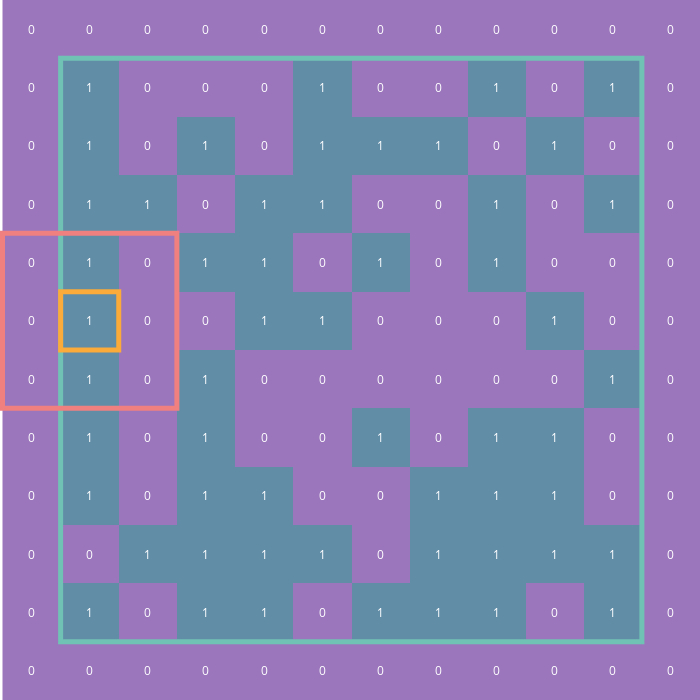

Notebook cell for this chart:
### Code cell
# Fixed boundaries edge neighborhood
original_dims = dict(x0=0.5, x1=10.5, y0=0.5, y1=10.5, line_color="#70c2b4")
neighborhood = dict(x0=-0.5, x1=2.5, y0=7.5, y1=4.5, line_color=NEIGHBORHOOD_COLOR)
cell = dict(x0=0.5, x1=1.5, y0=6.5, y1=5.5, line_color=CELL_COLOR)

make_neighborhood_plot(np.pad(x, 1), original_dims, neighborhood, cell)

### Figure 1 — Plotly figure (JSON) as saved in the notebook; plotly's stock layout.template omitted (floating-point values rounded to 4 significant figures; data arrays with more than 128 entries replaced by an {"elided": "..."} marker saying what was removed)
{"data": [{"coloraxis": "coloraxis", "colorscale": [[0, "#0d0887"], [0.1111, "#46039f"], [0.2222, "#7201a8"], [0.3333, "#9c179e"], [0.4444, "#bd3786"], [0.5556, "#d8576b"], [0.6667, "#ed7953"], [0.7778, "#fb9f3a"], [0.8889, "#fdca26"], [1, "#f0f921"]], "reversescale": false, "showscale": false, "type": "heatmap", "z": {"elided": "12x12 int values"}}], "layout": {"annotations": [{"font": {"color": "white"}, "showarrow": false, "text": "0", "x": 0, "xref": "x", "y": 0, "yref": "y"}, {"font": {"color": "white"}, "showarrow": false, "text": "0", "x": 1, "xref": "x", "y": 0, "yref": "y"}, {"font": {"color": "white"}, "showarrow": false, "text": "0", "x": 2, "xref": "x", "y": 0, "yref": "y"}, {"font": {"color": "white"}, "showarrow": false, "text": "0", "x": 3, "xref": "x", "y": 0, "yref": "y"}, {"font": {"color": "white"}, "showarrow": false, "text": "0", "x": 4, "xref": "x", "y": 0, "yref": "y"}, {"font": {"color": "white"}, "showarrow": false, "text": "0", "x": 5, "xref": "x", "y": 0, "yref": "y"}, {"font": {"color": "white"}, "showarrow": false, "text": "0", "x": 6, "xref": "x", "y": 0, "yref": "y"}, {"font": {"color": "white"}, "showarrow": false, "text": "0", "x": 7, "xref": "x", "y": 0, "yref": "y"}, {"font": {"color": "white"}, "showarrow": false, "text": "0", "x": 8, "xref": "x", "y": 0, "yref": "y"}, {"font": {"color": "white"}, "showarrow": false, "text": "0", "x": 9, "xref": "x", "y": 0, "yref": "y"}, {"font": {"color": "white"}, "showarrow": false, "text": "0", "x": 10, "xref": "x", "y": 0, "yref": "y"}, {"font": {"color": "white"}, "showarrow": false, "text": "0", "x": 11, "xref": "x", "y": 0, "yref": "y"}, {"font": {"color": "white"}, "showarrow": false, "text": "0", "x": 0, "xref": "x", "y": 1, "yref": "y"}, {"font": {"color": "white"}, "showarrow": false, "text": "1", "x": 1, "xref": "x", "y": 1, "yref": "y"}, {"font": {"color": "white"}, "showarrow": false, "text": "0", "x": 2, "xref": "x", "y": 1, "yref": "y"}, {"font": {"color": "white"}, "showarrow": false, "text": "1", "x": 3, "xref": "x", "y": 1, "yref": "y"}, {"font": {"color": "white"}, "showarrow": false, "text": "1", "x": 4, "xref": "x", "y": 1, "yref": "y"}, {"font": {"color": "white"}, "showarrow": false, "text": "0", "x": 5, "xref": "x", "y": 1, "yref": "y"}, {"font": {"color": "white"}, "showarrow": false, "text": "1", "x": 6, "xref": "x", "y": 1, "yref": "y"}, {"font": {"color": "white"}, "showarrow": false, "text": "1", "x": 7, "xref": "x", "y": 1, "yref": "y"}, {"font": {"color": "white"}, "showarrow": false, "text": "1", "x": 8, "xref": "x", "y": 1, "yref": "y"}, {"font": {"color": "white"}, "showarrow": false, "text": "0", "x": 9, "xref": "x", "y": 1, "yref": "y"}, {"font": {"color": "white"}, "showarrow": false, "text": "1", "x": 10, "xref": "x", "y": 1, "yref": "y"}, {"font": {"color": "white"}, "showarrow": false, "text": "0", "x": 11, "xref": "x", "y": 1, "yref": "y"}, {"font": {"color": "white"}, "showarrow": false, "text": "0", "x": 0, "xref": "x", "y": 2, "yref": "y"}, {"font": {"color": "white"}, "showarrow": false, "text": "0", "x": 1, "xref": "x", "y": 2, "yref": "y"}, {"font": {"color": "white"}, "showarrow": false, "text": "1", "x": 2, "xref": "x", "y": 2, "yref": "y"}, {"font": {"color": "white"}, "showarrow": false, "text": "1", "x": 3, "xref": "x", "y": 2, "yref": "y"}, {"font": {"color": "white"}, "showarrow": false, "text": "1", "x": 4, "xref": "x", "y": 2, "yref": "y"}, {"font": {"color": "white"}, "showarrow": false, "text": "1", "x": 5, "xref": "x", "y": 2, "yref": "y"}, {"font": {"color": "white"}, "showarrow": false, "text": "0", "x": 6, "xref": "x", "y": 2, "yref": "y"}, {"font": {"color": "white"}, "showarrow": false, "text": "1", "x": 7, "xref": "x", "y": 2, "yref": "y"}, {"font": {"color": "white"}, "showarrow": false, "text": "1", "x": 8, "xref": "x", "y": 2, "yref": "y"}, {"font": {"color": "white"}, "showarrow": false, "text": "1", "x": 9, "xref": "x", "y": 2, "yref": "y"}, {"font": {"color": "white"}, "showarrow": false, "text": "1", "x": 10, "xref": "x", "y": 2, "yref": "y"}, {"font": {"color": "white"}, "showarrow": false, "text": "0", "x": 11, "xref": "x", "y": 2, "yref": "y"}, {"font": {"color": "white"}, "showarrow": false, "text": "0", "x": 0, "xref": "x", "y": 3, "yref": "y"}, {"font": {"color": "white"}, "showarrow": false, "text": "1", "x": 1, "xref": "x", "y": 3, "yref": "y"}, {"font": {"color": "white"}, "showarrow": false, "text": "0", "x": 2, "xref": "x", "y": 3, "yref": "y"}, {"font": {"color": "white"}, "showarrow": false, "text": "1", "x": 3, "xref": "x", "y": 3, "yref": "y"}, {"font": {"color": "white"}, "showarrow": false, "text": "1", "x": 4, "xref": "x", "y": 3, "yref": "y"}, {"font": {"color": "white"}, "showarrow": false, "text": "0", "x": 5, "xref": "x", "y": 3, "yref": "y"}, {"font": {"color": "white"}, "showarrow": false, "text": "0", "x": 6, "xref": "x", "y": 3, "yref": "y"}, {"font": {"color": "white"}, "showarrow": false, "text": "1", "x": 7, "xref": "x", "y": 3, "yref": "y"}, {"font": {"color": "white"}, "showarrow": false, "text": "1", "x": 8, "xref": "x", "y": 3, "yref": "y"}, {"font": {"color": "white"}, "showarrow": false, "text": "1", "x": 9, "xref": "x", "y": 3, "yref": "y"}, {"font": {"color": "white"}, "showarrow": false, "text": "0", "x": 10, "xref": "x", "y": 3, "yref": "y"}, {"font": {"color": "white"}, "showarrow": false, "text": "0", "x": 11, "xref": "x", "y": 3, "yref": "y"}, {"font": {"color": "white"}, "showarrow": false, "text": "0", "x": 0, "xref": "x", "y": 4, "yref": "y"}, {"font": {"color": "white"}, "showarrow": false, "text": "1", "x": 1, "xref": "x", "y": 4, "yref": "y"}, {"font": {"color": "white"}, "showarrow": false, "text": "0", "x": 2, "xref": "x", "y": 4, "yref": "y"}, {"font": {"color": "white"}, "showarrow": false, "text": "1", "x": 3, "xref": "x", "y": 4, "yref": "y"}, {"font": {"color": "white"}, "showarrow": false, "text": "0", "x": 4, "xref": "x", "y": 4, "yref": "y"}, {"font": {"color": "white"}, "showarrow": false, "text": "0", "x": 5, "xref": "x", "y": 4, "yref": "y"}, {"font": {"color": "white"}, "showarrow": false, "text": "1", "x": 6, "xref": "x", "y": 4, "yref": "y"}, {"font": {"color": "white"}, "showarrow": false, "text": "0", "x": 7, "xref": "x", "y": 4, "yref": "y"}, {"font": {"color": "white"}, "showarrow": false, "text": "1", "x": 8, "xref": "x", "y": 4, "yref": "y"}, {"font": {"color": "white"}, "showarrow": false, "text": "1", "x": 9, "xref": "x", "y": 4, "yref": "y"}, {"font": {"color": "white"}, "showarrow": false, "text": "0", "x": 10, "xref": "x", "y": 4, "yref": "y"}, {"font": {"color": "white"}, "showarrow": false, "text": "0", "x": 11, "xref": "x", "y": 4, "yref": "y"}, {"font": {"color": "white"}, "showarrow": false, "text": "0", "x": 0, "xref": "x", "y": 5, "yref": "y"}, {"font": {"color": "white"}, "showarrow": false, "text": "1", "x": 1, "xref": "x", "y": 5, "yref": "y"}, {"font": {"color": "white"}, "showarrow": false, "text": "0", "x": 2, "xref": "x", "y": 5, "yref": "y"}, {"font": {"color": "white"}, "showarrow": false, "text": "1", "x": 3, "xref": "x", "y": 5, "yref": "y"}, {"font": {"color": "white"}, "showarrow": false, "text": "0", "x": 4, "xref": "x", "y": 5, "yref": "y"}, {"font": {"color": "white"}, "showarrow": false, "text": "0", "x": 5, "xref": "x", "y": 5, "yref": "y"}, {"font": {"color": "white"}, "showarrow": false, "text": "0", "x": 6, "xref": "x", "y": 5, "yref": "y"}, {"font": {"color": "white"}, "showarrow": false, "text": "0", "x": 7, "xref": "x", "y": 5, "yref": "y"}, {"font": {"color": "white"}, "showarrow": false, "text": "0", "x": 8, "xref": "x", "y": 5, "yref": "y"}, {"font": {"color": "white"}, "showarrow": false, "text": "0", "x": 9, "xref": "x", "y": 5, "yref": "y"}, {"font": {"color": "white"}, "showarrow": false, "text": "1", "x": 10, "xref": "x", "y": 5, "yref": "y"}, {"font": {"color": "white"}, "showarrow": false, "text": "0", "x": 11, "xref": "x", "y": 5, "yref": "y"}, {"font": {"color": "white"}, "showarrow": false, "text": "0", "x": 0, "xref": "x", "y": 6, "yref": "y"}, {"font": {"color": "white"}, "showarrow": false, "text": "1", "x": 1, "xref": "x", "y": 6, "yref": "y"}, {"font": {"color": "white"}, "showarrow": false, "text": "0", "x": 2, "xref": "x", "y": 6, "yref": "y"}, {"font": {"color": "white"}, "showarrow": false, "text": "0", "x": 3, "xref": "x", "y": 6, "yref": "y"}, {"font": {"color": "white"}, "showarrow": false, "text": "1", "x": 4, "xref": "x", "y": 6, "yref": "y"}, {"font": {"color": "white"}, "showarrow": false, "text": "1", "x": 5, "xref": "x", "y": 6, "yref": "y"}, {"font": {"color": "white"}, "showarrow": false, "text": "0", "x": 6, "xref": "x", "y": 6, "yref": "y"}, {"font": {"color": "white"}, "showarrow": false, "text": "0", "x": 7, "xref": "x", "y": 6, "yref": "y"}, {"font": {"color": "white"}, "showarrow": false, "text": "0", "x": 8, "xref": "x", "y": 6, "yref": "y"}, {"font": {"color": "white"}, "showarrow": false, "text": "1", "x": 9, "xref": "x", "y": 6, "yref": "y"}, {"font": {"color": "white"}, "showarrow": false, "text": "0", "x": 10, "xref": "x", "y": 6, "yref": "y"}, {"font": {"color": "white"}, "showarrow": false, "text": "0", "x": 11, "xref": "x", "y": 6, "yref": "y"}, {"font": {"color": "white"}, "showarrow": false, "text": "0", "x": 0, "xref": "x", "y": 7, "yref": "y"}, {"font": {"color": "white"}, "showarrow": false, "text": "1", "x": 1, "xref": "x", "y": 7, "yref": "y"}, {"font": {"color": "white"}, "showarrow": false, "text": "0", "x": 2, "xref": "x", "y": 7, "yref": "y"}, {"font": {"color": "white"}, "showarrow": false, "text": "1", "x": 3, "xref": "x", "y": 7, "yref": "y"}, {"font": {"color": "white"}, "showarrow": false, "text": "1", "x": 4, "xref": "x", "y": 7, "yref": "y"}, {"font": {"color": "white"}, "showarrow": false, "text": "0", "x": 5, "xref": "x", "y": 7, "yref": "y"}, {"font": {"color": "white"}, "showarrow": false, "text": "1", "x": 6, "xref": "x", "y": 7, "yref": "y"}, {"font": {"color": "white"}, "showarrow": false, "text": "0", "x": 7, "xref": "x", "y": 7, "yref": "y"}, {"font": {"color": "white"}, "showarrow": false, "text": "1", "x": 8, "xref": "x", "y": 7, "yref": "y"}, {"font": {"color": "white"}, "showarrow": false, "text": "0", "x": 9, "xref": "x", "y": 7, "yref": "y"}, {"font": {"color": "white"}, "showarrow": false, "text": "0", "x": 10, "xref": "x", "y": 7, "yref": "y"}, {"font": {"color": "white"}, "showarrow": false, "text": "0", "x": 11, "xref": "x", "y": 7, "yref": "y"}, {"font": {"color": "white"}, "showarrow": false, "text": "0", "x": 0, "xref": "x", "y": 8, "yref": "y"}, {"font": {"color": "white"}, "showarrow": false, "text": "1", "x": 1, "xref": "x", "y": 8, "yref": "y"}, {"font": {"color": "white"}, "showarrow": false, "text": "1", "x": 2, "xref": "x", "y": 8, "yref": "y"}, {"font": {"color": "white"}, "showarrow": false, "text": "0", "x": 3, "xref": "x", "y": 8, "yref": "y"}, {"font": {"color": "white"}, "showarrow": false, "text": "1", "x": 4, "xref": "x", "y": 8, "yref": "y"}, {"font": {"color": "white"}, "showarrow": false, "text": "1", "x": 5, "xref": "x", "y": 8, "yref": "y"}, {"font": {"color": "white"}, "showarrow": false, "text": "0", "x": 6, "xref": "x", "y": 8, "yref": "y"}, {"font": {"color": "white"}, "showarrow": false, "text": "0", "x": 7, "xref": "x", "y": 8, "yref": "y"}, {"font": {"color": "white"}, "showarrow": false, "text": "1", "x": 8, "xref": "x", "y": 8, "yref": "y"}, {"font": {"color": "white"}, "showarrow": false, "text": "0", "x": 9, "xref": "x", "y": 8, "yref": "y"}, {"font": {"color": "white"}, "showarrow": false, "text": "1", "x": 10, "xref": "x", "y": 8, "yref": "y"}, {"font": {"color": "white"}, "showarrow": false, "text": "0", "x": 11, "xref": "x", "y": 8, "yref": "y"}, {"font": {"color": "white"}, "showarrow": false, "text": "0", "x": 0, "xref": "x", "y": 9, "yref": "y"}, {"font": {"color": "white"}, "showarrow": false, "text": "1", "x": 1, "xref": "x", "y": 9, "yref": "y"}, {"font": {"color": "white"}, "showarrow": false, "text": "0", "x": 2, "xref": "x", "y": 9, "yref": "y"}, {"font": {"color": "white"}, "showarrow": false, "text": "1", "x": 3, "xref": "x", "y": 9, "yref": "y"}, {"font": {"color": "white"}, "showarrow": false, "text": "0", "x": 4, "xref": "x", "y": 9, "yref": "y"}, {"font": {"color": "white"}, "showarrow": false, "text": "1", "x": 5, "xref": "x", "y": 9, "yref": "y"}, {"font": {"color": "white"}, "showarrow": false, "text": "1", "x": 6, "xref": "x", "y": 9, "yref": "y"}, {"font": {"color": "white"}, "showarrow": false, "text": "1", "x": 7, "xref": "x", "y": 9, "yref": "y"}, {"font": {"color": "white"}, "showarrow": false, "text": "0", "x": 8, "xref": "x", "y": 9, "yref": "y"}, {"font": {"color": "white"}, "showarrow": false, "text": "1", "x": 9, "xref": "x", "y": 9, "yref": "y"}, {"font": {"color": "white"}, "showarrow": false, "text": "0", "x": 10, "xref": "x", "y": 9, "yref": "y"}, {"font": {"color": "white"}, "showarrow": false, "text": "0", "x": 11, "xref": "x", "y": 9, "yref": "y"}, {"font": {"color": "white"}, "showarrow": false, "text": "0", "x": 0, "xref": "x", "y": 10, "yref": "y"}, {"font": {"color": "white"}, "showarrow": false, "text": "1", "x": 1, "xref": "x", "y": 10, "yref": "y"}, {"font": {"color": "white"}, "showarrow": false, "text": "0", "x": 2, "xref": "x", "y": 10, "yref": "y"}, {"font": {"color": "white"}, "showarrow": false, "text": "0", "x": 3, "xref": "x", "y": 10, "yref": "y"}, {"font": {"color": "white"}, "showarrow": false, "text": "0", "x": 4, "xref": "x", "y": 10, "yref": "y"}, {"font": {"color": "white"}, "showarrow": false, "text": "1", "x": 5, "xref": "x", "y": 10, "yref": "y"}, {"font": {"color": "white"}, "showarrow": false, "text": "0", "x": 6, "xref": "x", "y": 10, "yref": "y"}, {"font": {"color": "white"}, "showarrow": false, "text": "0", "x": 7, "xref": "x", "y": 10, "yref": "y"}, {"font": {"color": "white"}, "showarrow": false, "text": "1", "x": 8, "xref": "x", "y": 10, "yref": "y"}, {"font": {"color": "white"}, "showarrow": false, "text": "0", "x": 9, "xref": "x", "y": 10, "yref": "y"}, {"font": {"color": "white"}, "showarrow": false, "text": "1", "x": 10, "xref": "x", "y": 10, "yref": "y"}, {"font": {"color": "white"}, "showarrow": false, "text": "0", "x": 11, "xref": "x", "y": 10, "yref": "y"}, {"font": {"color": "white"}, "showarrow": false, "text": "0", "x": 0, "xref": "x", "y": 11, "yref": "y"}, {"font": {"color": "white"}, "showarrow": false, "text": "0", "x": 1, "xref": "x", "y": 11, "yref": "y"}, {"font": {"color": "white"}, "showarrow": false, "text": "0", "x": 2, "xref": "x", "y": 11, "yref": "y"}, {"font": {"color": "white"}, "showarrow": false, "text": "0", "x": 3, "xref": "x", "y": 11, "yref": "y"}, {"font": {"color": "white"}, "showarrow": false, "text": "0", "x": 4, "xref": "x", "y": 11, "yref": "y"}, {"font": {"color": "white"}, "showarrow": false, "text": "0", "x": 5, "xref": "x", "y": 11, "yref": "y"}, {"font": {"color": "white"}, "showarrow": false, "text": "0", "x": 6, "xref": "x", "y": 11, "yref": "y"}, {"font": {"color": "white"}, "showarrow": false, "text": "0", "x": 7, "xref": "x", "y": 11, "yref": "y"}, {"font": {"color": "white"}, "showarrow": false, "text": "0", "x": 8, "xref": "x", "y": 11, "yref": "y"}, {"font": {"color": "white"}, "showarrow": false, "text": "0", "x": 9, "xref": "x", "y": 11, "yref": "y"}, {"font": {"color": "white"}, "showarrow": false, "text": "0", "x": 10, "xref": "x", "y": 11, "yref": "y"}, {"font": {"color": "white"}, "showarrow": false, "text": "0", "x": 11, "xref": "x", "y": 11, "yref": "y"}], "coloraxis": {"colorscale": [[0, "#9b76bc"], [1, "#618da7"]], "showscale": false}, "height": 700, "margin": {"b": 0, "l": 0, "r": 0, "t": 0}, "paper_bgcolor": "rgba(0, 0, 0, 0)", "plot_bgcolor": "rgba(0, 0, 0, 0)", "shapes": [{"line": {"color": "#70c2b4", "width": 5}, "type": "rect", "x0": 0.5, "x1": 10.5, "y0": 0.5, "y1": 10.5}, {"line": {"color": "#f08080", "width": 5}, "type": "rect", "x0": -0.5, "x1": 2.5, "y0": 7.5, "y1": 4.5}, {"line": {"color": "#fbab3a", "width": 5}, "type": "rect", "x0": 0.5, "x1": 1.5, "y0": 6.5, "y1": 5.5}], "showlegend": false, "width": 700, "xaxis": {"gridcolor": "rgb(0, 0, 0)", "showticklabels": false, "side": "top", "ticks": "", "visible": false}, "yaxis": {"showticklabels": false, "ticks": "", "ticksuffix": "  ", "visible": false}}}
